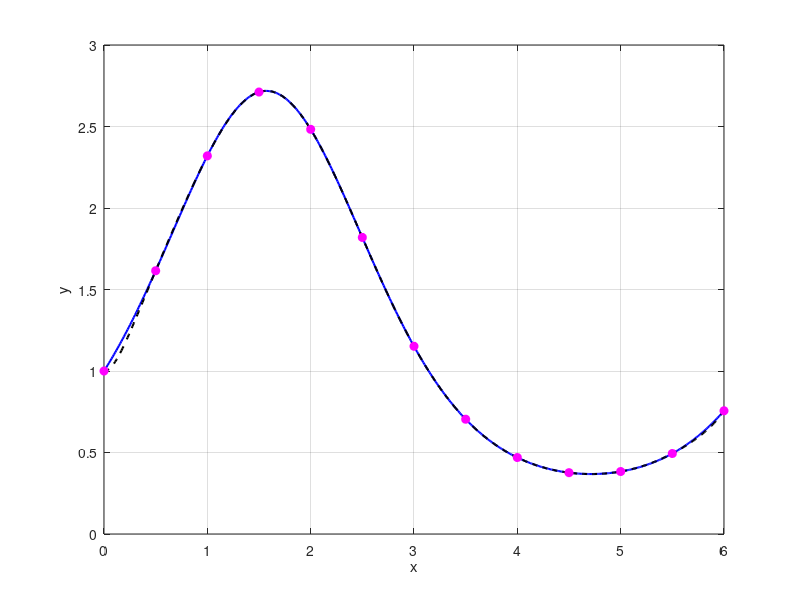

The MATLAB source for this figure:
f = @(x) exp(sin(x));                  
x_nodes = linspace(0, 6, 13); % 13 equidistant points => degree 12 polynomial
y_nodes = f(x_nodes);

n = length(x_nodes);
dd = zeros(n, n);
dd(:,1) = y_nodes';

for j = 2:n
    for i = 1:n-j+1
        dd(i,j) = (dd(i+1,j-1) - dd(i,j-1)) / (x_nodes(i+j-1) - x_nodes(i));
    end
end

function p = newton_pol(z, x_nodes, dd)
    n = length(x_nodes);
    p = dd(1,1);
    prod = 1;
    for k = 2:n
        prod = prod * (z - x_nodes(k-1));
        p = p + dd(1,k) * prod;
    end
end


eval = @(x_val) arrayfun(@(z) newton_pol(z, x_nodes, dd), x_val);


xx = linspace(0, 6, 500);
true_vals = f(xx);
aprox_vals = eval(xx);

figure;
plot(xx, true_vals, 'b-', 'LineWidth', 1.5);
hold on;
plot(xx, aprox_vals, 'k--', 'LineWidth', 1.5);
plot(x_nodes, y_nodes, 'mo', 'MarkerFaceColor', 'm');
xlabel('x'); ylabel('y');
grid on;
hold off;
